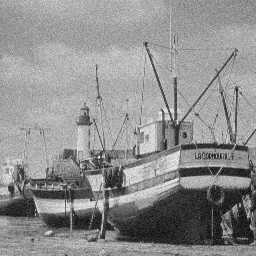
%> input picture Practical 2/boatnoise.jpg, 256 x 256 px
$ octave Task2Step2.m   (GNU Octave 9; MATLAB toolbox functions it lacks are replaced by stand-ins)
%> lines starting %> are read from the running program, lines starting %| are printed output that depends on the picture
### Practical 2/noiseReduction.m
function Iout = noiseReduction(I,N)
%NOISEREDUCTION calculates an average filter mask of size NxN and applies
%it to image I, which is returned
%   Detailed explanation goes here
numToDivideBy = N*N;
maskToApply = ones(N,N) / numToDivideBy;
newImageResult = conv2(double(I),maskToApply);
Iout = uint8(newImageResult);
end

### Practical 2/edgeExtraction.m
%edges is the combined edge image. Ihor and Iver are the images containing
%the horizontal and vertical gradients images. B1 and B2 are the masks.
function [Edges, Ihor, Iver] = edgeExtraction(Iin,B1,B2)
Iin = double(Iin); %cast the inputs as doubles
B1 = double(B1);
B2 = double(B2);

%call the myconvolution function we created with parameters I for the image
%and each of the masks separatly and equal them to Iver and Ihor
Iver = myConvolution(Iin,B1);
Ihor = myConvolution(Iin,B2);
Edges = sqrt(Iver.^2 + Ihor.^2); %use the edges equation
end

### Practical 2/myConvolution.m
function Iout = myConvolution(Iin,B)

Iin = double(Iin); %cast image I as a double
B = double(B); %cast B as a double

%assigning Iout an array populated with zeros with a size of the image
%values array x by y for rows and columns - length and height
%length of the image minus the length of the mask + 1 (to pad it with
%zeros) and height of image minus the height of the mask + 1

Iout = zeros(length(Iin) - (length(B) + 1), height(Iin) - (height(B) + 1));
maskResult = zeros(size(B)); %creating a mask the size of B and filling it with zeros

for i=1:length(Iout) %loop from 1 to the last pixel in the image x axis
    for j=1:height(Iout) %loop from 1 to the last pixel in the image y axis
        for k=1:length(B) %loop from 1 to the last value in the x axis for mask
            for l=1:height(B) %loop from 1 to the last value in the y axis for mask
                maskResult(k,l) = (Iin(k+i-1, l+j-1) * B(k,l));
            end
        end
        Iout(i,j) = sum(maskResult, 'all');
    end
end
end

### Practical 2/Task2Step2.m
boatNoise = noiseReduction(imread("boatnoise.jpg"), 3);
%> in noiseReduction, `newImageResult = conv2(double(I),maskToApply);`:
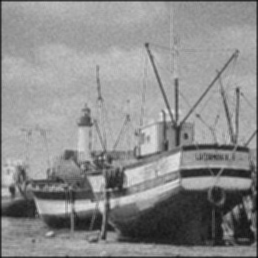
%> newImageResult: size 258x258 double; min 10.78, max 223.2, mean 140.4

%Firstly load in normal boat image
figure('Name','Task2Step2');
subplot(1,4,1), imshow(boatNoise);
title('Original w/noise');

myB1 = [-1 0 1; -1 0 1; -1 0 1];
myB2 = [-1 -1 -1; 0 0 0; 1 1 1];

[Edges, Ihor, Iver] = edgeExtraction(boatNoise, myB1, myB2);
%> after the loop in myConvolution, `for i=1:length(Iout)`:
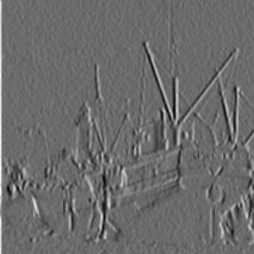
%> Iout: size 254x254 double; min -281, max 387, mean 1.4; drawn with min black and max white
%> after the loop in myConvolution, `for i=1:length(Iout)`: maskResult = [-151 0 153; -147 0 148; -143 0 143]
%> call 2 of myConvolution, with B = [-1 -1 -1; 0 0 0; 1 1 1]
%> after the loop in myConvolution (call 2), `for i=1:length(Iout)`:
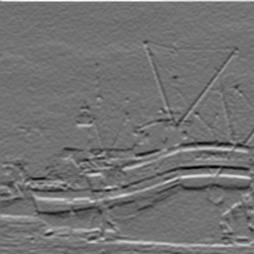
%> Iout: size 254x254 double; min -305, max 374, mean 1.5; drawn with min black and max white
%> after the loop in myConvolution (call 2), `for i=1:length(Iout)`: maskResult = [-151 -151 -153; 0 0 0; 143 144 143]
%> in edgeExtraction, `Edges = sqrt(Iver.^2 + Ihor.^2);`:
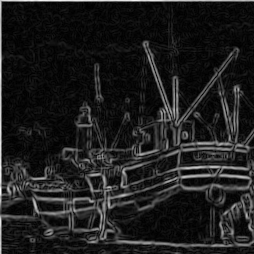
%> Edges: size 254x254 double; min 0, max 387.8, mean 45.8; drawn with min black and max white
colormap('gray');

subplot(1,4,2), imagesc(Ihor);
title('Ihor');

subplot(1,4,3), imagesc(Iver);
title('Iver');

subplot(1,4,4), imagesc(Edges);
title('Edges');
